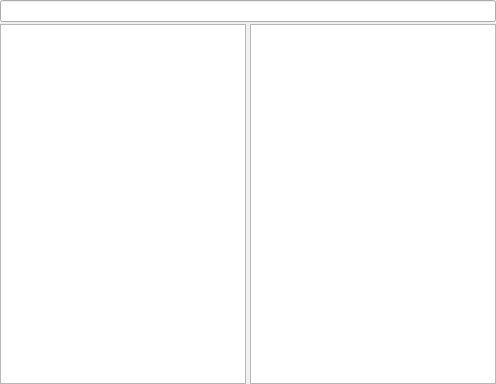
<?xml version="1.0" encoding="UTF-8"?>
<ui version="4.0">
 <class>QtExt::FileSelectionWidget</class>
 <widget class="QWidget" name="QtExt::FileSelectionWidget">
  <property name="geometry">
   <rect>
    <x>0</x>
    <y>0</y>
    <width>496</width>
    <height>384</height>
   </rect>
  </property>
  <property name="windowTitle">
   <string>Form</string>
  </property>
  <layout class="QGridLayout" name="gridLayout">
   <property name="leftMargin">
    <number>0</number>
   </property>
   <property name="topMargin">
    <number>0</number>
   </property>
   <property name="rightMargin">
    <number>0</number>
   </property>
   <property name="bottomMargin">
    <number>0</number>
   </property>
   <property name="horizontalSpacing">
    <number>4</number>
   </property>
   <property name="verticalSpacing">
    <number>2</number>
   </property>
   <item row="0" column="0" colspan="2">
    <widget class="QLineEdit" name="lineEditFilename"/>
   </item>
   <item row="1" column="0">
    <widget class="QTreeView" name="treeViewDirectories"/>
   </item>
   <item row="1" column="1">
    <widget class="QListView" name="listViewFiles"/>
   </item>
  </layout>
 </widget>
 <resources/>
 <connections/>
</ui>
